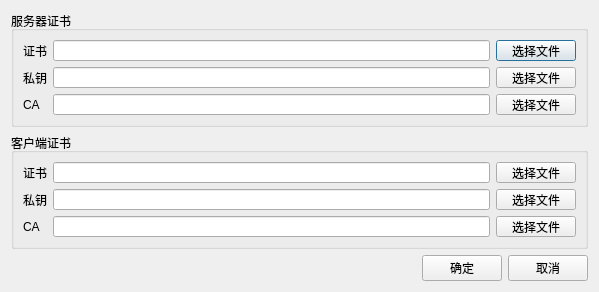
<?xml version="1.0" encoding="UTF-8"?>
<ui version="4.0">
 <class>SetCert</class>
 <widget class="QDialog" name="SetCert">
  <property name="geometry">
   <rect>
    <x>0</x>
    <y>0</y>
    <width>599</width>
    <height>292</height>
   </rect>
  </property>
  <property name="minimumSize">
   <size>
    <width>0</width>
    <height>292</height>
   </size>
  </property>
  <property name="maximumSize">
   <size>
    <width>16777215</width>
    <height>292</height>
   </size>
  </property>
  <property name="windowTitle">
   <string>证书</string>
  </property>
  <layout class="QVBoxLayout" name="verticalLayout">
   <item>
    <widget class="QGroupBox" name="groupBox">
     <property name="title">
      <string>服务器证书</string>
     </property>
     <layout class="QGridLayout" name="gridLayout">
      <item row="0" column="0">
       <widget class="QLabel" name="label">
        <property name="text">
         <string>证书</string>
        </property>
       </widget>
      </item>
      <item row="0" column="1">
       <widget class="QLineEdit" name="serverCrt"/>
      </item>
      <item row="0" column="2">
       <widget class="QPushButton" name="selectServerCrtBtn">
        <property name="text">
         <string>选择文件</string>
        </property>
       </widget>
      </item>
      <item row="1" column="0">
       <widget class="QLabel" name="label_2">
        <property name="text">
         <string>私钥</string>
        </property>
       </widget>
      </item>
      <item row="1" column="1">
       <widget class="QLineEdit" name="serverKey"/>
      </item>
      <item row="1" column="2">
       <widget class="QPushButton" name="selectServerKeyBtn">
        <property name="text">
         <string>选择文件</string>
        </property>
       </widget>
      </item>
      <item row="2" column="0">
       <widget class="QLabel" name="label_3">
        <property name="text">
         <string>CA</string>
        </property>
       </widget>
      </item>
      <item row="2" column="1">
       <widget class="QLineEdit" name="verifyClientCrt"/>
      </item>
      <item row="2" column="2">
       <widget class="QPushButton" name="selectVerifyClientCrtBtn">
        <property name="text">
         <string>选择文件</string>
        </property>
       </widget>
      </item>
     </layout>
    </widget>
   </item>
   <item>
    <widget class="QGroupBox" name="groupBox_2">
     <property name="title">
      <string>客户端证书</string>
     </property>
     <layout class="QGridLayout" name="gridLayout_2">
      <item row="0" column="0">
       <widget class="QLabel" name="label_4">
        <property name="text">
         <string>证书</string>
        </property>
       </widget>
      </item>
      <item row="0" column="1">
       <widget class="QLineEdit" name="clientCrt"/>
      </item>
      <item row="0" column="2">
       <widget class="QPushButton" name="selectClientCrtBtn">
        <property name="text">
         <string>选择文件</string>
        </property>
       </widget>
      </item>
      <item row="1" column="0">
       <widget class="QLabel" name="label_5">
        <property name="text">
         <string>私钥</string>
        </property>
       </widget>
      </item>
      <item row="1" column="1">
       <widget class="QLineEdit" name="clientKey"/>
      </item>
      <item row="1" column="2">
       <widget class="QPushButton" name="selectClientKeyBtn">
        <property name="text">
         <string>选择文件</string>
        </property>
       </widget>
      </item>
      <item row="2" column="0">
       <widget class="QLabel" name="label_6">
        <property name="text">
         <string>CA</string>
        </property>
       </widget>
      </item>
      <item row="2" column="1">
       <widget class="QLineEdit" name="verifyServerCrt"/>
      </item>
      <item row="2" column="2">
       <widget class="QPushButton" name="selectVerifyServerCrtBtn">
        <property name="text">
         <string>选择文件</string>
        </property>
       </widget>
      </item>
     </layout>
    </widget>
   </item>
   <item>
    <widget class="QWidget" name="widget" native="true">
     <layout class="QHBoxLayout" name="horizontalLayout">
      <property name="leftMargin">
       <number>0</number>
      </property>
      <property name="topMargin">
       <number>0</number>
      </property>
      <property name="rightMargin">
       <number>0</number>
      </property>
      <property name="bottomMargin">
       <number>0</number>
      </property>
      <item>
       <spacer name="horizontalSpacer">
        <property name="orientation">
         <enum>Qt::Orientation::Horizontal</enum>
        </property>
        <property name="sizeHint" stdset="0">
         <size>
          <width>416</width>
          <height>20</height>
         </size>
        </property>
       </spacer>
      </item>
      <item>
       <widget class="QPushButton" name="OK">
        <property name="text">
         <string>确定</string>
        </property>
       </widget>
      </item>
      <item>
       <widget class="QPushButton" name="cancel">
        <property name="text">
         <string>取消</string>
        </property>
       </widget>
      </item>
     </layout>
    </widget>
   </item>
  </layout>
 </widget>
 <resources/>
 <connections/>
</ui>
